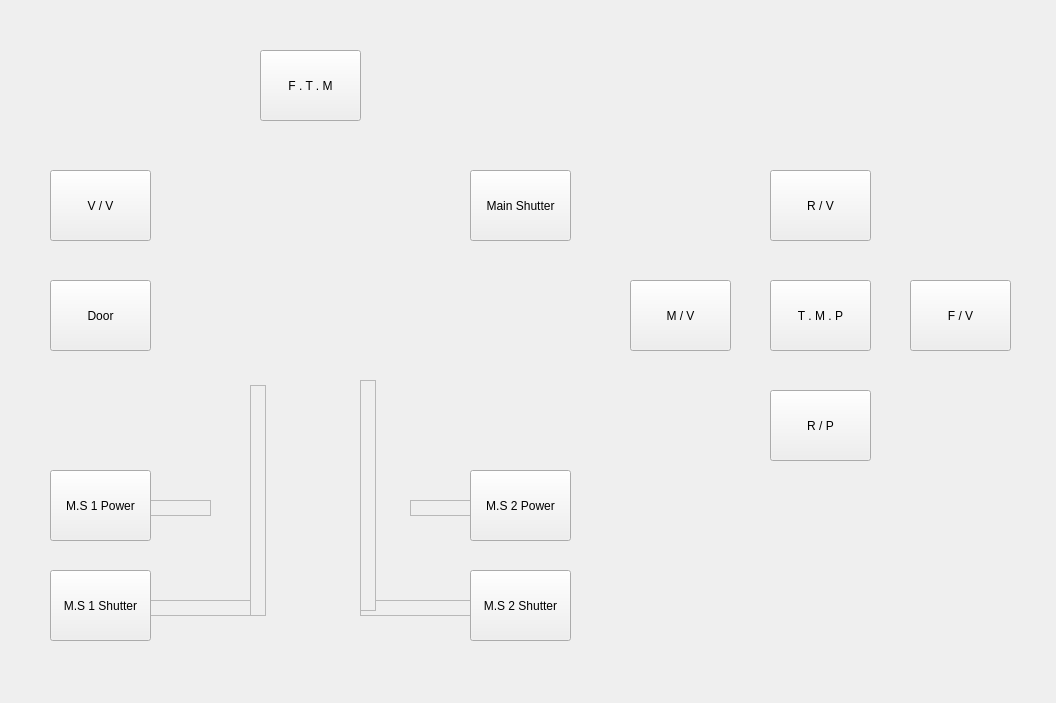
<?xml version="1.0" encoding="UTF-8"?>
<ui version="4.0">
 <class>Form</class>
 <widget class="QWidget" name="Form">
  <property name="geometry">
   <rect>
    <x>0</x>
    <y>0</y>
    <width>1056</width>
    <height>703</height>
   </rect>
  </property>
  <property name="windowTitle">
   <string>Form</string>
  </property>
  <property name="autoFillBackground">
   <bool>true</bool>
  </property>
  <widget class="QPushButton" name="pushButton_3">
   <property name="geometry">
    <rect>
     <x>50</x>
     <y>470</y>
     <width>101</width>
     <height>71</height>
    </rect>
   </property>
   <property name="text">
    <string>M.S 1 Power</string>
   </property>
  </widget>
  <widget class="QPushButton" name="pushButton_4">
   <property name="geometry">
    <rect>
     <x>50</x>
     <y>570</y>
     <width>101</width>
     <height>71</height>
    </rect>
   </property>
   <property name="text">
    <string>M.S 1 Shutter</string>
   </property>
  </widget>
  <widget class="QPushButton" name="pushButton_5">
   <property name="geometry">
    <rect>
     <x>470</x>
     <y>470</y>
     <width>101</width>
     <height>71</height>
    </rect>
   </property>
   <property name="text">
    <string>M.S 2 Power</string>
   </property>
  </widget>
  <widget class="QPushButton" name="pushButton_6">
   <property name="geometry">
    <rect>
     <x>470</x>
     <y>570</y>
     <width>101</width>
     <height>71</height>
    </rect>
   </property>
   <property name="text">
    <string>M.S 2 Shutter</string>
   </property>
  </widget>
  <widget class="QPushButton" name="pushButton_7">
   <property name="geometry">
    <rect>
     <x>470</x>
     <y>170</y>
     <width>101</width>
     <height>71</height>
    </rect>
   </property>
   <property name="text">
    <string>Main Shutter</string>
   </property>
  </widget>
  <widget class="QPushButton" name="pushButton_8">
   <property name="geometry">
    <rect>
     <x>260</x>
     <y>50</y>
     <width>101</width>
     <height>71</height>
    </rect>
   </property>
   <property name="text">
    <string>F . T . M</string>
   </property>
  </widget>
  <widget class="QPushButton" name="pushButton_9">
   <property name="geometry">
    <rect>
     <x>770</x>
     <y>170</y>
     <width>101</width>
     <height>71</height>
    </rect>
   </property>
   <property name="text">
    <string>R / V</string>
   </property>
  </widget>
  <widget class="QPushButton" name="pushButton_10">
   <property name="geometry">
    <rect>
     <x>50</x>
     <y>170</y>
     <width>101</width>
     <height>71</height>
    </rect>
   </property>
   <property name="text">
    <string>V / V</string>
   </property>
  </widget>
  <widget class="QPushButton" name="pushButton_11">
   <property name="geometry">
    <rect>
     <x>50</x>
     <y>280</y>
     <width>101</width>
     <height>71</height>
    </rect>
   </property>
   <property name="text">
    <string>Door</string>
   </property>
  </widget>
  <widget class="QPushButton" name="pushButton_12">
   <property name="geometry">
    <rect>
     <x>630</x>
     <y>280</y>
     <width>101</width>
     <height>71</height>
    </rect>
   </property>
   <property name="text">
    <string>M / V</string>
   </property>
  </widget>
  <widget class="QPushButton" name="pushButton_13">
   <property name="geometry">
    <rect>
     <x>770</x>
     <y>280</y>
     <width>101</width>
     <height>71</height>
    </rect>
   </property>
   <property name="text">
    <string>T . M . P</string>
   </property>
  </widget>
  <widget class="QPushButton" name="pushButton_14">
   <property name="geometry">
    <rect>
     <x>770</x>
     <y>390</y>
     <width>101</width>
     <height>71</height>
    </rect>
   </property>
   <property name="text">
    <string>R / P</string>
   </property>
  </widget>
  <widget class="QPushButton" name="pushButton_15">
   <property name="geometry">
    <rect>
     <x>910</x>
     <y>280</y>
     <width>101</width>
     <height>71</height>
    </rect>
   </property>
   <property name="text">
    <string>F / V</string>
   </property>
  </widget>
  <widget class="QWidget" name="widget" native="true">
   <property name="geometry">
    <rect>
     <x>180</x>
     <y>130</y>
     <width>261</width>
     <height>261</height>
    </rect>
   </property>
   <property name="autoFillBackground">
    <bool>true</bool>
   </property>
  </widget>
  <widget class="QFrame" name="frame">
   <property name="geometry">
    <rect>
     <x>140</x>
     <y>500</y>
     <width>71</width>
     <height>16</height>
    </rect>
   </property>
   <property name="autoFillBackground">
    <bool>true</bool>
   </property>
   <property name="frameShape">
    <enum>QFrame::Shape::StyledPanel</enum>
   </property>
   <property name="frameShadow">
    <enum>QFrame::Shadow::Raised</enum>
   </property>
  </widget>
  <widget class="QFrame" name="frame_2">
   <property name="geometry">
    <rect>
     <x>140</x>
     <y>600</y>
     <width>120</width>
     <height>16</height>
    </rect>
   </property>
   <property name="autoFillBackground">
    <bool>true</bool>
   </property>
   <property name="frameShape">
    <enum>QFrame::Shape::StyledPanel</enum>
   </property>
   <property name="frameShadow">
    <enum>QFrame::Shadow::Raised</enum>
   </property>
  </widget>
  <widget class="QFrame" name="frame_4">
   <property name="geometry">
    <rect>
     <x>360</x>
     <y>600</y>
     <width>120</width>
     <height>16</height>
    </rect>
   </property>
   <property name="autoFillBackground">
    <bool>true</bool>
   </property>
   <property name="frameShape">
    <enum>QFrame::Shape::StyledPanel</enum>
   </property>
   <property name="frameShadow">
    <enum>QFrame::Shadow::Raised</enum>
   </property>
  </widget>
  <widget class="QFrame" name="frame_3">
   <property name="geometry">
    <rect>
     <x>410</x>
     <y>500</y>
     <width>71</width>
     <height>16</height>
    </rect>
   </property>
   <property name="autoFillBackground">
    <bool>true</bool>
   </property>
   <property name="frameShape">
    <enum>QFrame::Shape::StyledPanel</enum>
   </property>
   <property name="frameShadow">
    <enum>QFrame::Shadow::Raised</enum>
   </property>
  </widget>
  <widget class="QFrame" name="frame_5">
   <property name="geometry">
    <rect>
     <x>250</x>
     <y>385</y>
     <width>16</width>
     <height>231</height>
    </rect>
   </property>
   <property name="autoFillBackground">
    <bool>true</bool>
   </property>
   <property name="frameShape">
    <enum>QFrame::Shape::StyledPanel</enum>
   </property>
   <property name="frameShadow">
    <enum>QFrame::Shadow::Raised</enum>
   </property>
  </widget>
  <widget class="QFrame" name="frame_6">
   <property name="geometry">
    <rect>
     <x>360</x>
     <y>380</y>
     <width>16</width>
     <height>231</height>
    </rect>
   </property>
   <property name="autoFillBackground">
    <bool>true</bool>
   </property>
   <property name="frameShape">
    <enum>QFrame::Shape::StyledPanel</enum>
   </property>
   <property name="frameShadow">
    <enum>QFrame::Shadow::Raised</enum>
   </property>
  </widget>
  <zorder>frame_2</zorder>
  <zorder>frame_4</zorder>
  <zorder>frame</zorder>
  <zorder>pushButton_3</zorder>
  <zorder>pushButton_4</zorder>
  <zorder>pushButton_6</zorder>
  <zorder>pushButton_7</zorder>
  <zorder>pushButton_8</zorder>
  <zorder>pushButton_9</zorder>
  <zorder>pushButton_10</zorder>
  <zorder>pushButton_11</zorder>
  <zorder>pushButton_12</zorder>
  <zorder>pushButton_13</zorder>
  <zorder>pushButton_14</zorder>
  <zorder>pushButton_15</zorder>
  <zorder>widget</zorder>
  <zorder>frame_3</zorder>
  <zorder>pushButton_5</zorder>
  <zorder>frame_5</zorder>
  <zorder>frame_6</zorder>
 </widget>
 <resources/>
 <connections/>
</ui>
